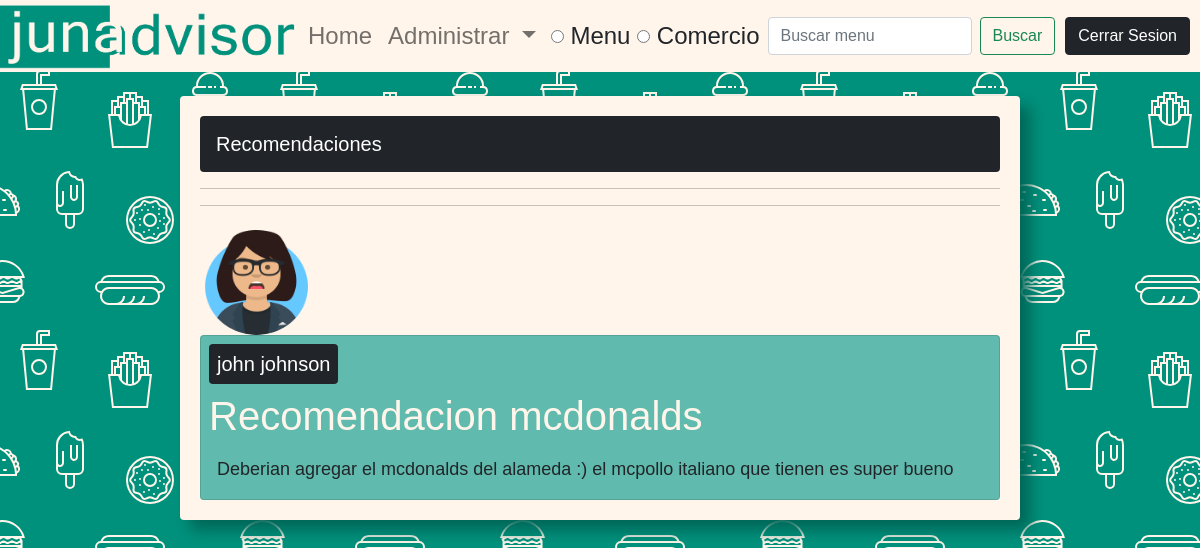
Page /recomendaciones/ (signed in) on the committed database.
### app/models.py (models this page shows, shortened)
class Recomendacion(models.Model):
    estudiante = models.ForeignKey(Estudiante, null=True,on_delete=models.SET_NULL)
    nombre = models.CharField(max_length=100, null=True)
    contenido = models.CharField(max_length=500, null=True)
    is_active = models.BooleanField(default=True)

class Estudiante(models.Model):
    user = models.OneToOneField(User, null=True, on_delete=models.CASCADE)
    username = models.CharField(max_length=200, null=True)
    first_name = models.CharField(max_length=200, null=True)
    last_name = models.CharField(max_length=200, null=True)
    email = models.EmailField(max_length = 254)
    profile_pic  = models.ImageField(default="default-profile-pic.png",null=True, blank=True)
    date_created = models.DateTimeField(auto_now_add=True, null=True)

### app/decorators.py (the view)
        def wrapper_func(request, *args, **kwargs):
            group = None
            if request.user.groups.exists():
                group = request.user.groups.all()[0].name
            if group in allowed_roles:
                return view_func(request, *args, **kwargs)
            else:
                return HttpResponse('No estas autorizado para ver esta pagina')

### app/views.py (called while the page is built)
@login_required(login_url = 'login')
@allowed_users(allowed_roles=['admin'])
def vistaRecomendaciones(request):
    recomendaciones = Recomendacion.objects.all()
    context = {'recomendaciones': recomendaciones}
    return render(request, 'app/recomendaciones.html', context)

### app/templates/app/recomendaciones.html
{% extends 'app/main.html' %}
{% load static %}
{% block content %}
<div class="w-100">
    <h5>Recomendaciones</h5>
    <hr>
    {% for recomendacion in recomendaciones %}
    <hr>
    <div class="d-flex flex-start flex-wrap">
        {% if recomendacion.estudiante.profile_pic %}
        <img src="{{recomendacion.estudiante.profile_pic.url}}" class="profile-pic">
        {% else %}
        <img src="{% static 'images/default-profile-pic.png' %}" class="profile-pic">
        {% endif %}
        <div class="card flex-fill p-2">
            <div class="d-flex align-items-center flex-row">
                <h5 class="card-title p-2">{{recomendacion.estudiante.first_name}} {{recomendacion.estudiante.last_name}}</h3>
            </div>
            <h1>{{recomendacion.nombre}}</h1>
            <p class="comentario p-2">{{recomendacion.contenido}}</p>
        </div>
    </div>
    {% endfor %}
{% endblock %}

### static/css/style.css (style rules this page uses)
:root { --primary-color: #00917c; --pr-light-1: #209F8C; --pr-light-2: #60BAAD; --pr-light-3: #9FD6CE; --secondary-color: #fff5eb; --sec-dark-1: #FFEEDD; --third-color: #17a2b8; }
body { font-family:'Gill Sans', 'Gill Sans MT', Calibri, 'Trebuchet MS', sans-serif; background-color: var(--primary-color); }
p { color: #212529; font-size: 1.5rem; margin-bottom: 0; }
img { max-width: 100%; max-height: 100%; }
.card { color: var(--secondary-color); background-color: var(--pr-light-2); }
h5 { color: white; background-color: #212529; padding: 1rem; border-radius: .25rem; }
.comentario { color:#212529; font-size: large; }
.profile-pic { width: 113px; height: 113px; border-radius: 50%; margin-right: 1em; }

### rows in the picture
Recomendacion: estudiante.profile_pic (picture), estudiante.first_name "john", estudiante.last_name "johnson", nombre "Recomendacion mcdonalds", contenido "Deberian agregar el mcdonalds del alameda :) el mcpollo italiano que tienen es super bueno"
